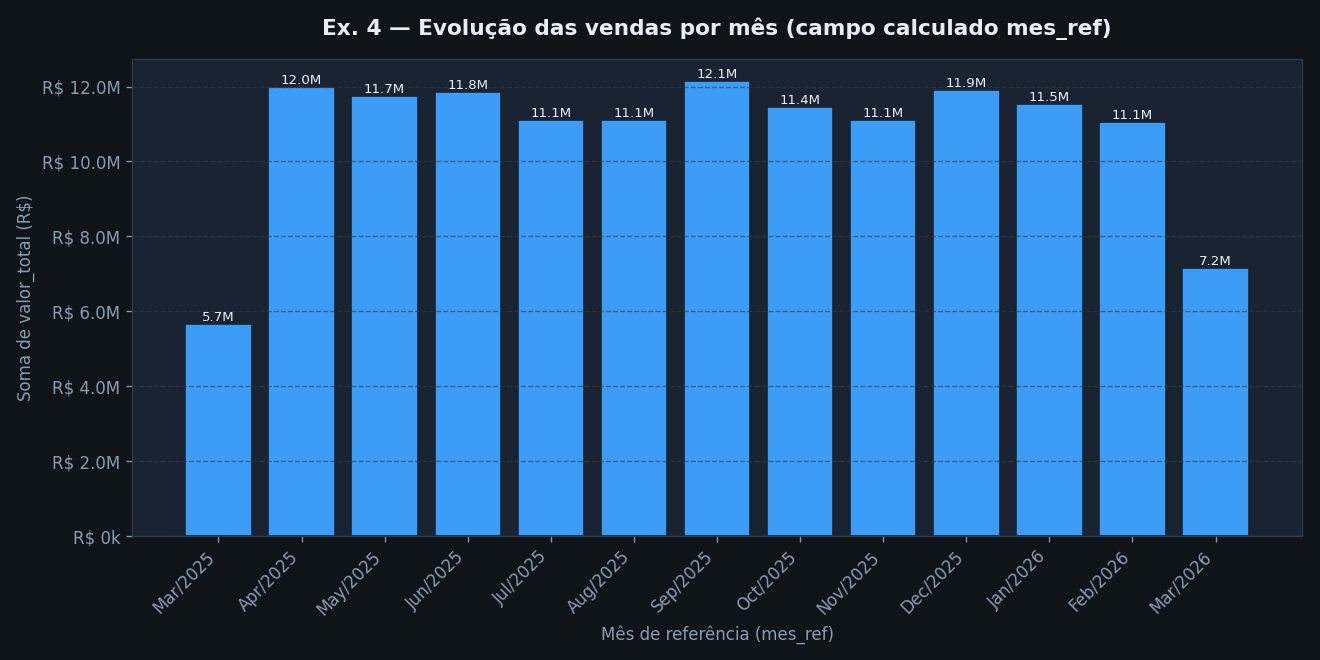

Write Python code to recreate this figure.
"""
Ex. 4 — Evolução das vendas por mês.

Duas abordagens equivalentes para resolver a formatação de data:

  (A) Ajuste na base: normaliza a coluna `data_venda` para datetime
      diretamente no DataFrame (substitui o tipo original).
  (B) Campo calculado: cria a coluna derivada `mes_ref` sem alterar
      a coluna de origem — é o que efetivamente alimenta o eixo X.

Aqui usamos as duas em sequência: primeiro ajustamos a base
(pd.to_datetime) e depois derivamos o campo calculado `mes_ref`.
"""
from pathlib import Path

import matplotlib.pyplot as plt
import matplotlib.ticker as mtick
import pandas as pd

CSV_PATH = Path(__file__).parent / "base_vendas_willian_de_sousa_ribeiro.csv"
OUT_PATH = Path(__file__).parent / "ex4_vendas_por_mes.png"

df = pd.read_csv(CSV_PATH)

# (A) Ajuste na base — converte object -> datetime64[ns]
df["data_venda"] = pd.to_datetime(df["data_venda"], errors="coerce")
df = df.dropna(subset=["data_venda"])

# (B) Campo calculado — derivado, sem mexer na coluna original
df["mes_ref"] = df["data_venda"].dt.to_period("M").dt.to_timestamp()

vendas_mes = df.groupby("mes_ref")["valor_total"].sum().sort_index()
rotulos = vendas_mes.index.strftime("%b/%Y")

fig, ax = plt.subplots(figsize=(11, 5.5))
fig.patch.set_facecolor("#0f1419")
ax.set_facecolor("#1a2332")
barras = ax.bar(rotulos, vendas_mes.values, color="#3d9cf5", edgecolor="#1a2332")

ax.set_title("Ex. 4 — Evolução das vendas por mês (campo calculado mes_ref)",
             color="#e8eef6", fontsize=13, weight="bold", pad=14)
ax.set_xlabel("Mês de referência (mes_ref)", color="#8b9cb3")
ax.set_ylabel("Soma de valor_total (R$)", color="#8b9cb3")
ax.tick_params(colors="#8b9cb3")
ax.yaxis.set_major_formatter(mtick.FuncFormatter(
    lambda x, _: f"R$ {x/1_000_000:.1f}M" if x >= 1_000_000 else f"R$ {x/1_000:.0f}k"
))
ax.grid(axis="y", color="#2d3a4f", linestyle="--", alpha=0.6)
for spine in ax.spines.values():
    spine.set_color("#2d3a4f")
plt.xticks(rotation=45, ha="right")

for barra, valor in zip(barras, vendas_mes.values):
    ax.text(barra.get_x() + barra.get_width() / 2, valor,
            f"{valor/1_000_000:.1f}M", ha="center", va="bottom",
            color="#e8eef6", fontsize=8)

plt.tight_layout()
plt.savefig(OUT_PATH, dpi=120, facecolor=fig.get_facecolor())

print("Ajuste na base: data_venda convertida para", df["data_venda"].dtype)
print("Campo calculado: mes_ref =", df["mes_ref"].dtype)
print(f"Período: {vendas_mes.index.min():%Y-%m} a {vendas_mes.index.max():%Y-%m} ({len(vendas_mes)} meses)")
print(f"Gráfico salvo em: {OUT_PATH}")
